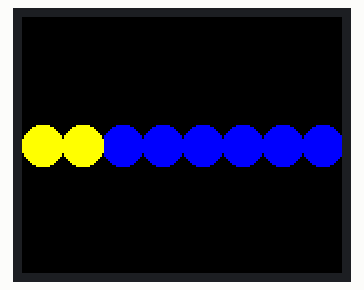
Recording of a sketch running on a simulated Arduino Uno, built with avr-gcc and run on an emulated ATmega328P. On the bench: 160×128 colour display.

Above: at 0.1 s.
At 1.6 s:
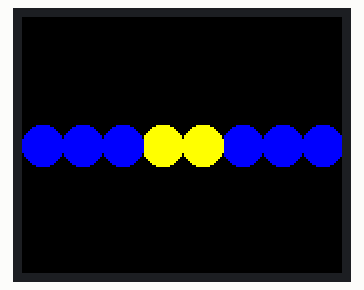
At 2.1 s:
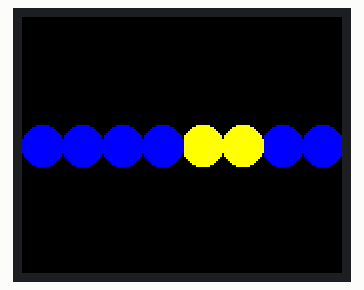
At 3.6 s:
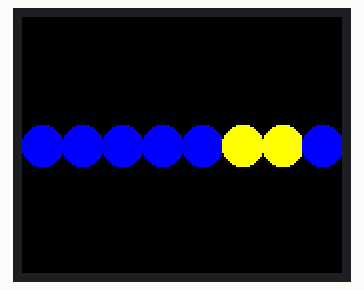
At 5.2 s:
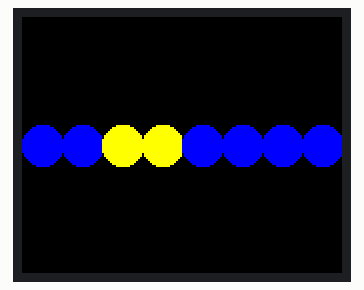
At 6.7 s:
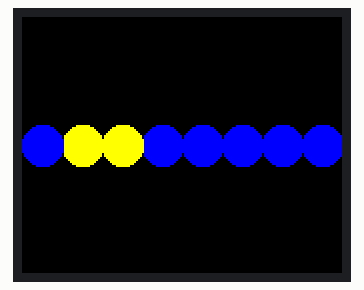

Measured:
- by itself, everything shown: repeats every 6.1 s, in 12 steps
- what the display in image 1 shows lasts 0.5 s, from 1.6 s to 2.1 s

The sketch:

animation1.ino
```cpp
/*
	circles animation
*/

#include <TFT.h>  // Arduino LCD library
#include <SPI.h>

#include <pgmspace.h>

#include <avr/pgmspace.h>

// pin definition for the Uno
#define cs   10
#define dc   9
#define rst  8

// pin definition for the Leonardo
// #define cs   7
// #define dc   0
// #define rst  1

TFT tft = TFT(cs, dc, rst);

// Some ready-made 16-bit ('565') color settings:
#define COLOR_BLACK 0x0000
#define COLOR_WHITE 0xFFFF
#define COLOR_RED 0xF800
#define COLOR_GREEN 0x07E0
#define COLOR_BLUE 0x001F
#define COLOR_CYAN 0x07FF
#define COLOR_MAGENTA 0xF81F
#define COLOR_YELLOW 0xFFE0
#define COLOR_ORANGE 0xFC00

int cx[8]={10,30,50,70,90,110,130,150};  //circle centers

enum state_t {	s0,s1,s2};
state_t state=s0;


void setup() {
	// initialize the display
	tft.begin();
	// black background
	tft.background(0, 0, 0);

	for(int i=0;i<8;i++){
		tft.fillCircle(cx[i],64,10,COLOR_BLUE);
	}
}


void loop() {
	static int i=0;

	switch(state){
		case s0:												// init
			tft.fillCircle(cx[0],64,10,COLOR_YELLOW);
			tft.fillCircle(cx[1],64,10,COLOR_YELLOW);
			i=1;
			state=s1;
			break;

		case s1:
			if(i<6){	// forward steps
				tft.fillCircle(cx[i],64,10,COLOR_YELLOW);
				tft.fillCircle(cx[i+1],64,10,COLOR_YELLOW);
				tft.fillCircle(cx[i-1],64,10,COLOR_BLUE);
				i++;
			}else{  	// last forward step
				tft.fillCircle(cx[i],64,10,COLOR_YELLOW);
				tft.fillCircle(cx[i+1],64,10,COLOR_YELLOW);
				tft.fillCircle(cx[i-1],64,10,COLOR_BLUE);		// go reverse
				i=5; state=s2;
			}
			break;
		case s2:
			if(i>0){	// reverse steps
				tft.fillCircle(cx[i],64,10,COLOR_YELLOW);
				tft.fillCircle(cx[i+1],64,10,COLOR_YELLOW);
				tft.fillCircle(cx[i+2],64,10,COLOR_BLUE);
				i--;
			}else{	    // last reverse step
				tft.fillCircle(cx[i],64,10,COLOR_YELLOW);
				tft.fillCircle(cx[i+1],64,10,COLOR_YELLOW);
				tft.fillCircle(cx[i+2],64,10,COLOR_BLUE);
				i=1; state=s1;                                  // go forward
			}
			break;
	}

	delay(500);
}
```
